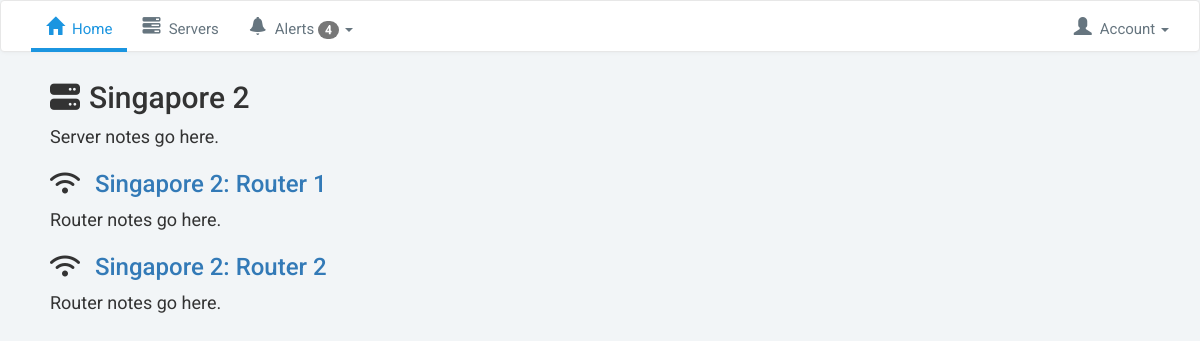
The app's page /servers/2/ with its own data.
### servers/models.py (models this page shows, shortened)
class Server(models.Model):
    created_at = models.DateTimeField(auto_now_add=True)
    name = models.CharField(max_length=255)
    notes = models.TextField()
    is_active = models.BooleanField(default=True)

class Router(models.Model):
    created_at = models.DateTimeField(auto_now_add=True)
    name = models.CharField(max_length=255)
    notes = models.TextField(blank=True, default='')
    content = models.TextField(blank=True, default='')
    is_active = models.BooleanField(default=True)
    order = models.IntegerField(default=0)
    server = models.ForeignKey(Server)
    class Meta:
        ordering = ['order',]

### servers/views.py (the view)
# urls.py: url(r'(?P<pk>\d+)/$', views.server_detail, name='detail'),
def server_detail(request, pk):
    server = get_object_or_404(Server, pk=pk)
    return render(request, 'servers/server_detail.html', {'server': server})

### servers/templates/servers/server_detail.html (shortened to what this page needs)
{% extends "layout.html" %}
{% block content %}
<article>
    <h2>{{ server.name }}</h2>
    {{ server.notes }}
    <section>
        {% for router in server.router_set.all %}
        <h3>
            <a href="{% url 'servers:router' server_pk=router.server.pk router_pk=router.pk %}">{{ router.name }}</a>
        </h3>
            {{ router.notes }}
        {% endfor %}
    </section>
</article>
{% endblock %}

### assets/css/layout.css (style rules this page uses)
html { margin: 0; padding: 0; font-size: 18px; }
body { margin: 0; padding: 0; background-color: #f2f5f7; font-family: Arial, sans-serif; }
h2::before, h3::before { font-family: 'FontAwesome'; display: inline-block; margin-right: 0.5rem; font-weight: normal; }
h2::before { content: '\f233'; }
h3::before { content: '\f1eb'; }

### assets/css/main.css (style rules this page uses)
html { margin: 0; padding: 0; }
body { margin: 0; padding: 0; box-sizing: border-box; background-color: #f2f5f7; font-family: 'Roboto', Arial, sans-serif; font-size: 18px; }

### records on screen
Server: name "Singapore 2", notes "Server notes go here."
Router: name "Singapore 2: Router 1", notes "Router notes go here."
Router: name "Singapore 2: Router 2", notes "Router notes go here."
